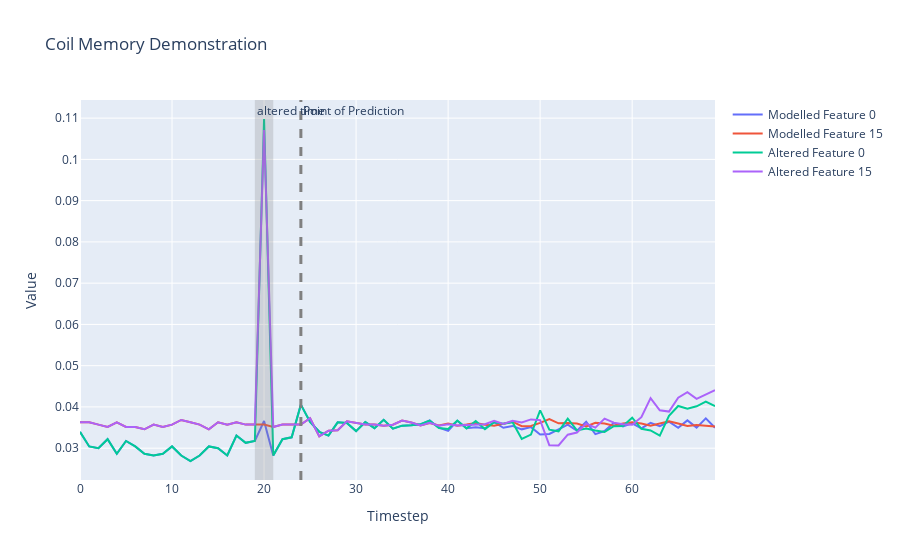

Notebook cell for this chart:
### Markdown cell above
## Coil "Memory" Demonstration

It should be emphasized that the process of providing known values up to a point of prediction during coil generation does mean the coil only makes predictions based on the last known value. We can demonstrate that, due to the transition tensor, coils have a form of "memory" where different inputs provided during the "wind up" stage will result in different dynamics. We can demonstrate this by performing two enforced generations where in one the inputs for a single timestep during the wind up period are arbitrarily changed.

### Code cell
import matplotlib.pyplot as plt

states = []
# Select the batch we want to make predictions for
batch = 8

# After what step do we want the coil to start making its own predictions?
prediction_step = 24

# What features do we want to plot?
feature_sel = [0,15]

# Grab starting state tensor
state_tensor = batch_X[:,0,:]

# How many steps do we want to run the coil overall?
max_steps = 70

# Which timestamp do we want to force modify?
step_modify = 20

states.append(state_tensor[batch,feature_sel])
batch_size = batch_X.shape[0]
transition_tensor = torch.softmax(torch.zeros(batch_size, n_features, n_features), dim = 1).to("cuda")
for step_state in range(1,max_steps):
    state_tensor, transition_tensor = model.step_coil(state_tensor, transition_tensor)
    if step_state <= prediction_step:
        state_tensor = batch_X[:,step_state,:]
    states.append(state_tensor[batch,feature_sel])
    

# Get observed data to CPU and plot
data = [row.to('cpu').detach().numpy() for row in states]
# Transpose the data to get 5 traces
traces = list(zip(*data))

# Create the figure and add traces
fig = go.Figure()

# Plotting
for i, trace in enumerate(traces):
    model_trace = go.Scatter(y=trace, mode='lines', name=f'Modelled Feature {feature_sel[i]}')
    fig.add_trace(model_trace)
    
# Try with changing one X in memory
states = []
state_tensor = batch_X[:,0,:]
states.append(state_tensor[batch,feature_sel])
batch_size = batch_X.shape[0]
transition_tensor = torch.softmax(torch.zeros(batch_size, n_features, n_features), dim = 1).to("cuda")
for step_state in range(1,max_steps):
    state_tensor, transition_tensor = model.step_coil(state_tensor, transition_tensor)
    if step_state <= prediction_step:
        state_tensor = batch_X[:,step_state,:]
        
    # change a single state in memory:
    if step_state == step_modify:
        state_tensor = batch_X[:,step_state,:] * 3
    states.append(state_tensor[batch,feature_sel])


# Get observed data to CPU and plot
data = [row.to('cpu').detach().numpy() for row in states]
# Transpose the data to get 5 traces
traces = list(zip(*data))

# Plotting
for i, trace in enumerate(traces):
    obs_trace = go.Scatter(y=trace, mode='lines', name=f'Altered Feature {feature_sel[i]}')
    fig.add_trace(obs_trace)
    
# Add Line highlighting when the coil becomes responsible for its own predictions
fig.add_vline(x=prediction_step, line_width=3, line_dash="dash", line_color="grey", annotation_text='Point of Prediction')    

# Add title and labels
fig.update_layout(title=f'Coil Memory Demonstration',
                    xaxis_title='Timestep',
                    yaxis_title='Value')


fig.add_vrect(x0=step_modify-1, x1=step_modify+1, 
              annotation_text="altered time", annotation_position="top left",
              fillcolor="grey", opacity=0.25, line_width=0)

# Show the figure
fig.show()

### Figure 1 — Plotly figure (JSON) as saved in the notebook; plotly's stock layout.template omitted (floating-point values rounded to 4 significant figures)
{"data": [{"mode": "lines", "name": "Modelled Feature 0", "type": "scatter", "y": [0.03395, 0.03042, 0.02998, 0.03219, 0.02866, 0.03175, 0.03042, 0.02866, 0.02822, 0.02866, 0.03042, 0.02822, 0.0269, 0.02822, 0.03042, 0.02998, 0.02822, 0.03307, 0.03131, 0.03175, 0.0366, 0.02822, 0.03219, 0.03263, 0.04056, 0.03636, 0.03397, 0.03306, 0.03626, 0.03612, 0.03414, 0.03634, 0.03487, 0.03689, 0.03474, 0.03546, 0.03556, 0.03578, 0.03674, 0.03496, 0.03418, 0.03663, 0.03485, 0.03509, 0.03483, 0.0363, 0.03495, 0.0354, 0.03457, 0.0351, 0.03333, 0.03345, 0.03457, 0.03569, 0.03423, 0.03641, 0.03342, 0.03415, 0.03611, 0.03529, 0.03601, 0.03478, 0.03616, 0.03534, 0.03643, 0.03493, 0.03674, 0.03498, 0.03723, 0.03496]}, {"mode": "lines", "name": "Modelled Feature 15", "type": "scatter", "y": [0.03628, 0.03628, 0.03571, 0.03515, 0.03628, 0.03515, 0.03515, 0.03458, 0.03571, 0.03515, 0.03571, 0.03685, 0.03628, 0.03571, 0.03458, 0.03628, 0.03571, 0.03628, 0.03571, 0.03571, 0.03571, 0.03515, 0.03571, 0.03571, 0.03571, 0.03725, 0.03285, 0.03425, 0.03434, 0.03654, 0.0362, 0.03577, 0.03572, 0.03544, 0.0357, 0.03668, 0.03622, 0.03554, 0.03608, 0.0355, 0.036, 0.03546, 0.03575, 0.03609, 0.03568, 0.03545, 0.0359, 0.03643, 0.03534, 0.03541, 0.03614, 0.03706, 0.03603, 0.0361, 0.03598, 0.03529, 0.03615, 0.03598, 0.03542, 0.03598, 0.03626, 0.03596, 0.03546, 0.03597, 0.03655, 0.03599, 0.03536, 0.03564, 0.0355, 0.03523]}, {"mode": "lines", "name": "Altered Feature 0", "type": "scatter", "y": [0.03395, 0.03042, 0.02998, 0.03219, 0.02866, 0.03175, 0.03042, 0.02866, 0.02822, 0.02866, 0.03042, 0.02822, 0.0269, 0.02822, 0.03042, 0.02998, 0.02822, 0.03307, 0.03131, 0.03175, 0.1098, 0.02822, 0.03219, 0.03263, 0.04056, 0.03636, 0.03397, 0.03306, 0.03626, 0.03612, 0.03414, 0.03634, 0.03487, 0.03689, 0.03474, 0.03546, 0.03556, 0.03581, 0.03667, 0.03489, 0.03464, 0.03669, 0.0348, 0.03655, 0.03462, 0.03629, 0.03595, 0.0363, 0.03225, 0.03329, 0.03915, 0.03448, 0.03408, 0.03718, 0.03431, 0.03476, 0.03427, 0.03392, 0.03531, 0.03537, 0.03738, 0.0347, 0.03429, 0.03304, 0.03784, 0.04024, 0.03956, 0.04016, 0.04126, 0.04018]}, {"mode": "lines", "name": "Altered Feature 15", "type": "scatter", "y": [0.03628, 0.03628, 0.03571, 0.03515, 0.03628, 0.03515, 0.03515, 0.03458, 0.03571, 0.03515, 0.03571, 0.03685, 0.03628, 0.03571, 0.03458, 0.03628, 0.03571, 0.03628, 0.03571, 0.03571, 0.1071, 0.03515, 0.03571, 0.03571, 0.03571, 0.03725, 0.03285, 0.03425, 0.03434, 0.03654, 0.0362, 0.03577, 0.03572, 0.03544, 0.0357, 0.03668, 0.03622, 0.03553, 0.03617, 0.03544, 0.0358, 0.0355, 0.03561, 0.03566, 0.03579, 0.03662, 0.03588, 0.03665, 0.03625, 0.03698, 0.03681, 0.0307, 0.03066, 0.03328, 0.03381, 0.03597, 0.03497, 0.03716, 0.03619, 0.03582, 0.03568, 0.0375, 0.04214, 0.03919, 0.03888, 0.04224, 0.04357, 0.04197, 0.04307, 0.04404]}], "layout": {"annotations": [{"showarrow": false, "text": "Point of Prediction", "x": 24, "xanchor": "left", "xref": "x", "y": 1, "yanchor": "top", "yref": "y domain"}, {"showarrow": false, "text": "altered time", "x": 19, "xanchor": "left", "xref": "x", "y": 1, "yanchor": "top", "yref": "y domain"}], "shapes": [{"line": {"color": "grey", "dash": "dash", "width": 3}, "type": "line", "x0": 24, "x1": 24, "xref": "x", "y0": 0, "y1": 1, "yref": "y domain"}, {"fillcolor": "grey", "line": {"width": 0}, "opacity": 0.25, "type": "rect", "x0": 19, "x1": 21, "xref": "x", "y0": 0, "y1": 1, "yref": "y domain"}], "title": {"text": "Coil Memory Demonstration"}, "xaxis": {"title": {"text": "Timestep"}}, "yaxis": {"title": {"text": "Value"}}}}
